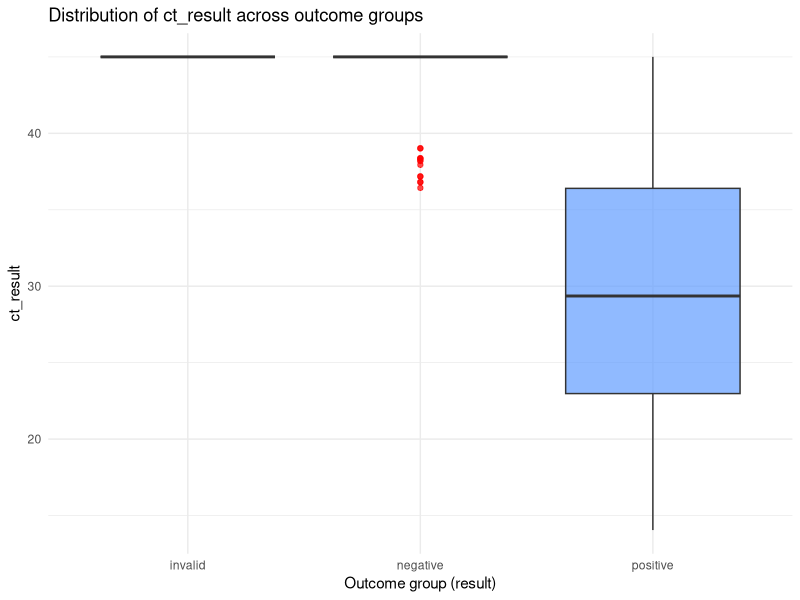
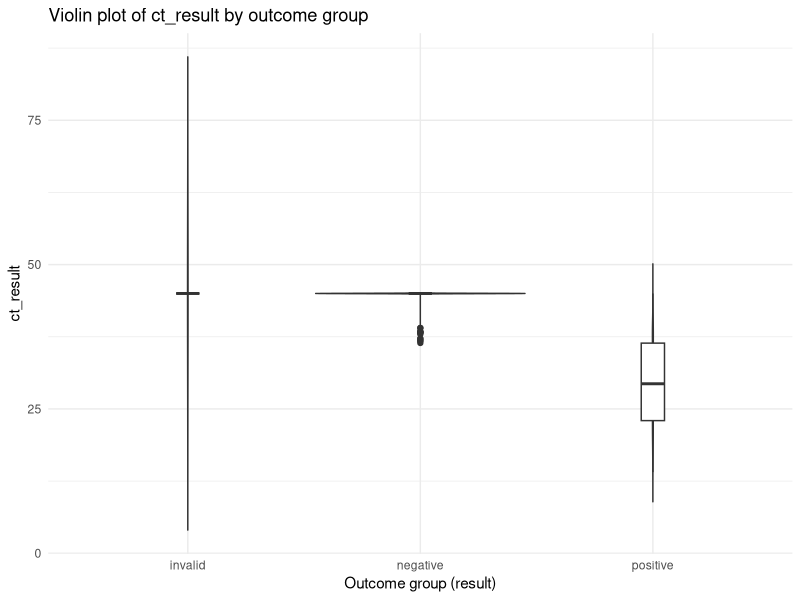
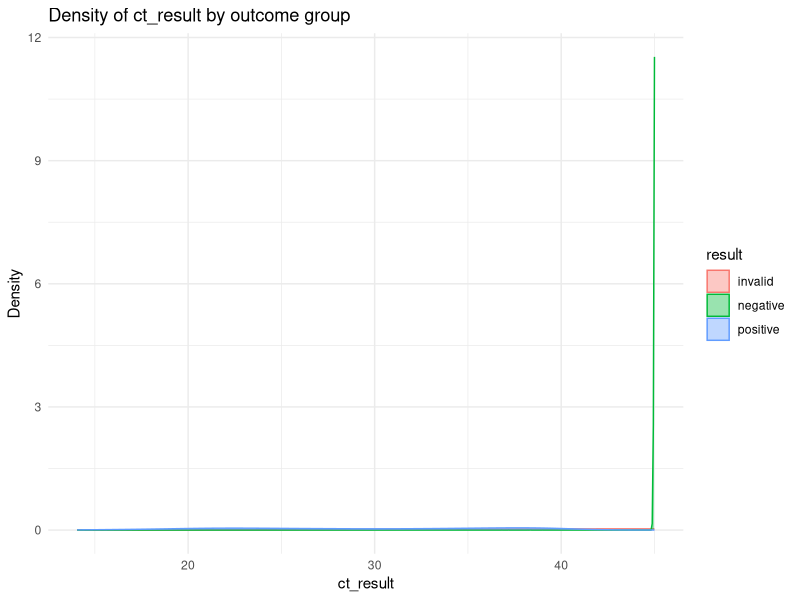

Generate these figures, in order, with R: (Note: this script raises an error after producing the figures.)
#Task5_Fatemeh 
##Is there a difference in the distributions of ct_results between different outcome groups (result)

library(tidyverse)
library(here)

data <- read_delim(here("data", "exam_data_tidier_2025-09-09.txt"), delim = " ")
data

# Boxplot – compare median and spread across groups
ggplot(data, aes(x = result, y = ct_result, fill = result)) +
  geom_boxplot(alpha = 0.7, outlier.color = "red") +
  labs(title = "Distribution of ct_result across outcome groups",
       x = "Outcome group (result)",
       y = "ct_result") +
  theme_minimal() +
  theme(legend.position = "none")

# Violin plot – show full distribution shape
ggplot(data, aes(x = result, y = ct_result, fill = result)) +
  geom_violin(trim = FALSE, alpha = 0.6) +
  geom_boxplot(width = 0.1, fill = "white") +
  labs(title = "Violin plot of ct_result by outcome group",
       x = "Outcome group (result)",
       y = "ct_result") +
  theme_minimal() +
  theme(legend.position = "none")

# Overlaid density curves – all groups on the same axis
ggplot(data, aes(x = ct_result, colour = result, fill = result)) +
  geom_density(alpha = 0.4) +
  labs(title = "Density of ct_result by outcome group",
       x = "ct_result",
       y = "Density") +
  theme_minimal()

#Task5 Pratik
#Quesiton 5
#Are there more positive tests in the drive-through?
merged_data %>%
  with(table(result, drive_thru_ind))
merged_data %>%
  with(prop.table(table(result, drive_thru_ind)))

#Yes, there are more positive tests in the drive-through group both by count (479 versus 386) and proportion (3.1% versus 2.5%)
